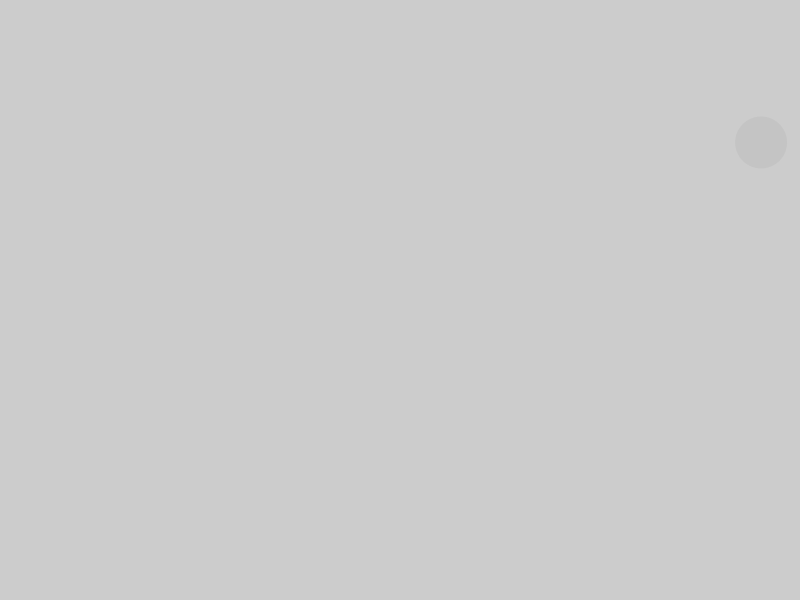
Frame 1 (no input)
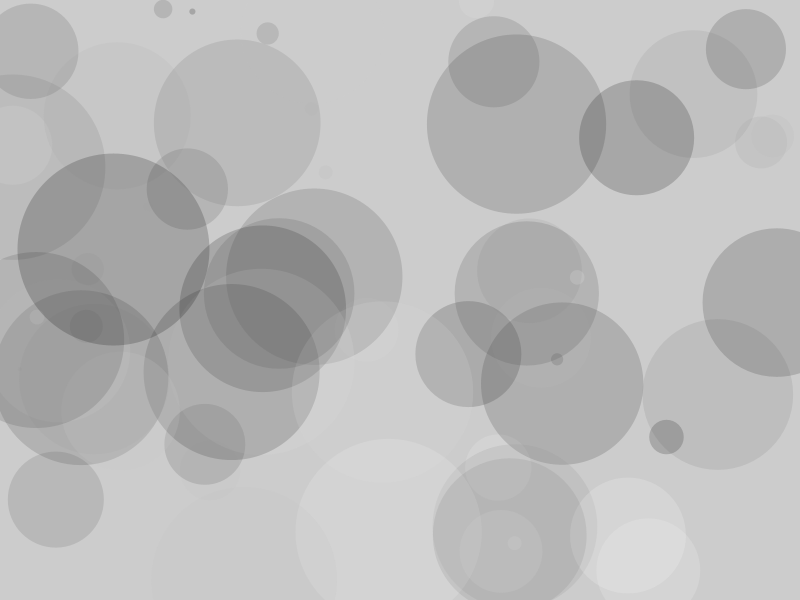
Frame 60 (the mouse pressed at the canvas centre just before this capture)
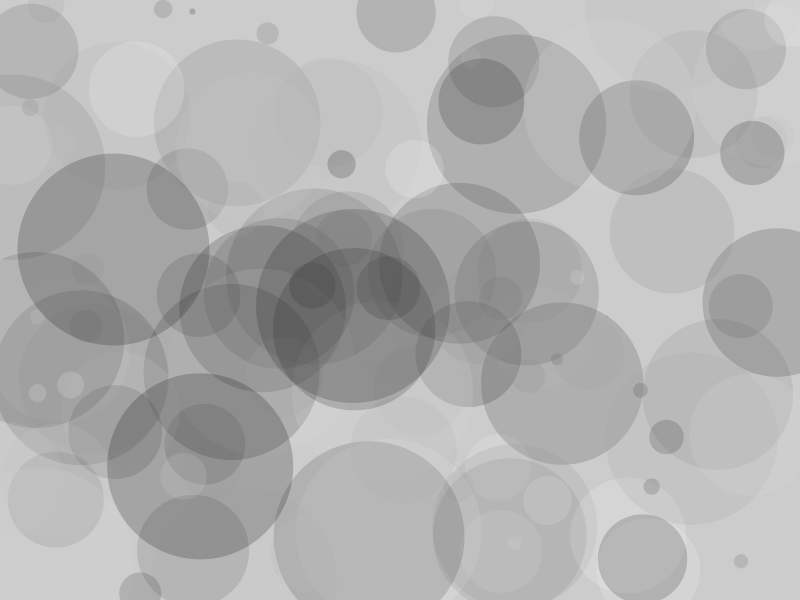
Frame 120 (the mouse held since frame 60 and released just before this capture)

The Processing sketch that drew these frames (run headless with seeded random() and noise(); from frame 60 on, the mouse is pressed at the canvas centre):

// Processing sketch: RandomCircles
// ── RandomCircles.pde
void setup() {
  size(800, 600);
  noStroke();
}

void draw() {
  fill(random(255), 50);
  float d = random(200);
  ellipse(random(width), random(height), d, d);
}
